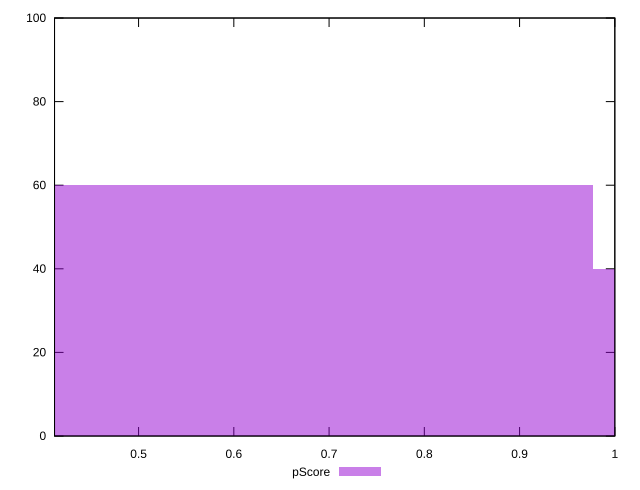

Write gnuplot code to recreate this figure.
reset

$pScore <<EOF
0.651682222793508 60
1.303364445587016 40
EOF

set key outside below
set boxwidth 0.651682222793508
set xrange [0.4117647058823529:1]
set yrange [0:100]
set trange [0:100]
set style fill transparent solid 0.5 noborder
set terminal svg size 640, 490 enhanced background rgb 'white'
set output "report_00009_2021-02-08T22-37-41.559Z/offscreen-images/samples/pages/pScore/histogram.svg"

plot $pScore title "pScore" with boxes

reset
